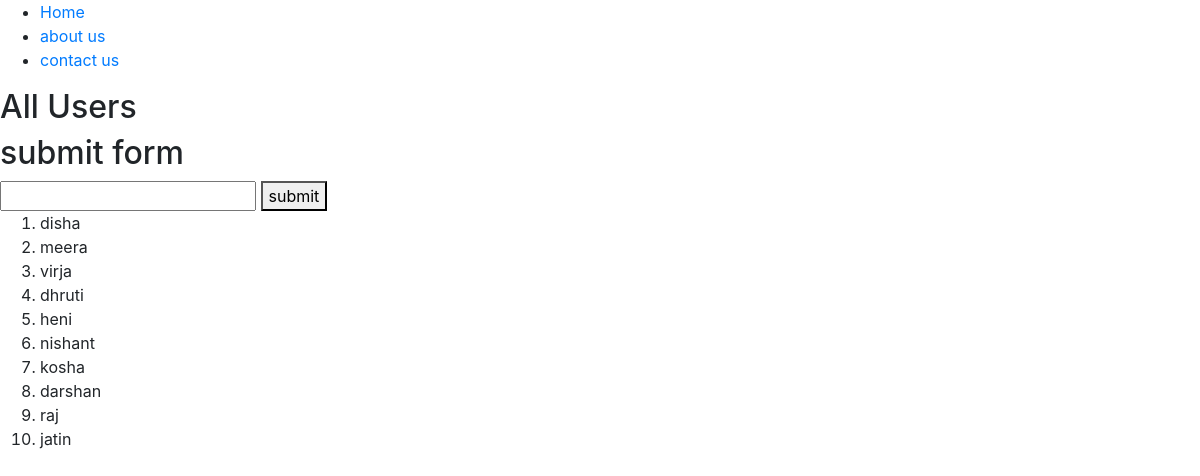
The page / on the database its author committed.
### tables this page shows
CREATE TABLE `user_table` (
  `user_id` int(11) NOT NULL AUTO_INCREMENT,
  `user_name` varchar(45) NOT NULL,
  PRIMARY KEY (`user_id`)
);

### core/bootstrap.php (called while the page is built, shortened)
<?php
function view_function($name,$data = [])
{
    extract($data);
    return require "app/views/{$name}.php";
}

### app/controllers/user_controller.php (called while the page is built, shortened)
<?php
class user_controller_class
{
    public function index_function()
    {
        $users = app_class::get_function('database')->selectAll_function('user_table');
        return view_function('user_view', compact('users'));
    }
}

### core/router.php (called while the page is built, shortened)
<?php
class router_class
{
    public $routes = [
        'GET' => [],
        'POST' => []
    ];
    public function get($uri, $controller)
    {
        $this->routes['GET'][$uri] = $controller;
    }
    public function post($uri, $controller)
    {
        $this->routes['POST'][$uri] = $controller;
    }
    public function direct_function($uri, $requestType)
    {
        if (array_key_exists($uri, $this->routes[$requestType])) {
            return $this->callAction_function(
                ...explode('@', $this->routes[$requestType][$uri])
            );
        }
        throw new \Exception("no routes defined for this uri");
    }
    protected function callAction_function($controller, $action)
    {
        $controller = new $controller;
        return $controller->$action();
    }
}

### index.php (called while the page is built, shortened)
<?php
require_once 'core/bootstrap.php';
router_class::load_function('app/routes.php')
    ->direct_function(request_class::uri_function(),request_class::method());

### core/app.php (called while the page is built, shortened)
<?php
class app_class
{
    protected static $registry = [];
    public static function bind_function($key, $value)
    {
        static::$registry[$key] = $value;
    }
    public static function get_function($key)
    {
        return static::$registry[$key];
    }
}

### core/database/queryBuilder.php (called while the page is built, shortened)
<?php
class query_builder_class
{
    protected $pdo;
    public function __construct($pdo)
    {
        $this->pdo = $pdo;
    }
    function selectAll_function($table_name)
    {
        $select_task = $this->pdo->prepare("SELECT * FROM {$table_name}");
        $select_task->execute();
        return $select_task->fetchAll(PDO::FETCH_OBJ);
    }
}

### app/views/user_view.php (the view)
<?php require_once 'partials/head.php'; ?>
    <h2>All Users</h2>
        <h2>submit form</h2>
        <form method="post" action="/users">
            <input name="user_name">
            <button type="submit">submit</button>
        </form>
        <ol type="1">
            <?php foreach ($users as $user) : ?>
                <li><?= $user->user_name; ?></li>
            <?php endforeach; ?>
        </ol>
<?php require_once 'partials/footer.php'; ?>

### app/views/partials/head.php (shortened to what this page needs)
<!DOCTYPE html>
<html>
<head>
    <link rel="stylesheet" href="https://stackpath.bootstrapcdn.com/bootstrap/4.2.1/css/bootstrap.min.css"
>
</head>
<body>
<?php require_once 'nav.php'; ?>

### app/views/partials/nav.php
<nav>
    <ul>
        <li><a href="/">Home</a></li>
        <li><a href="/about">about us</a></li>
        <li><a href="/contact">contact us</a></li>
    </ul>
</nav>

### rows shown on the page
user_table: user_name "disha"
user_table: user_name "meera"
user_table: user_name "virja"
user_table: user_name "dhruti"
user_table: user_name "heni"
user_table: user_name "nishant"
user_table: user_name "kosha"
user_table: user_name "darshan"
user_table: user_name "raj"
user_table: user_name "jatin"
